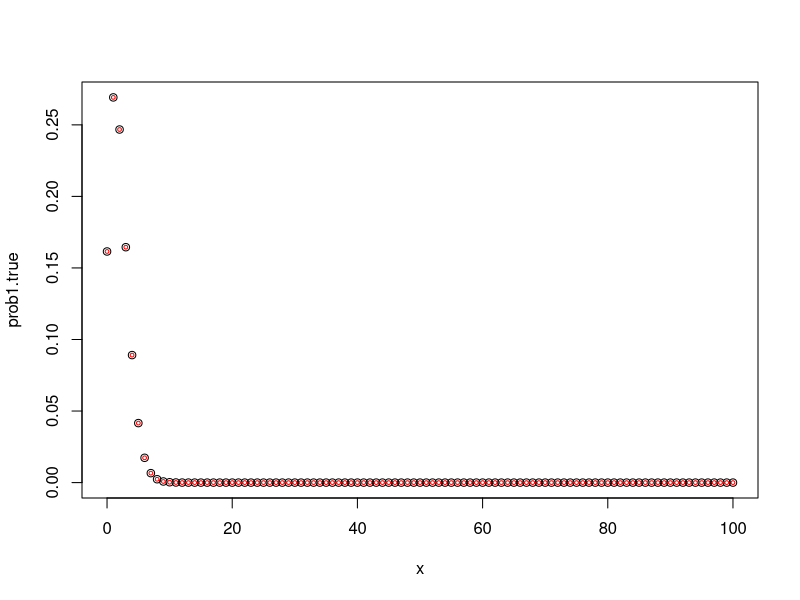

This chart was generated by the following R code:
rm(list=ls(all=TRUE)) 
set.seed(1)

n=10 #bigger n = smaller variance
mean1=2
p=n/(mean1+n)

n1=10000
y=rnbinom(n1,mu=mean1,size=n)
mean(y)
var(y); n*(1-p)/(p^2)

#look at density
x=0:100
prob1.true=dnbinom(x,mu=mean1,size=n)
tmp=lgamma(x+n)-lgamma(n)-lgamma(x+1)+n*log(p)+x*log(1-p)
prob1.estim=exp(tmp)
plot(x,prob1.true)
points(x,prob1.estim,col='red',cex=0.5)
